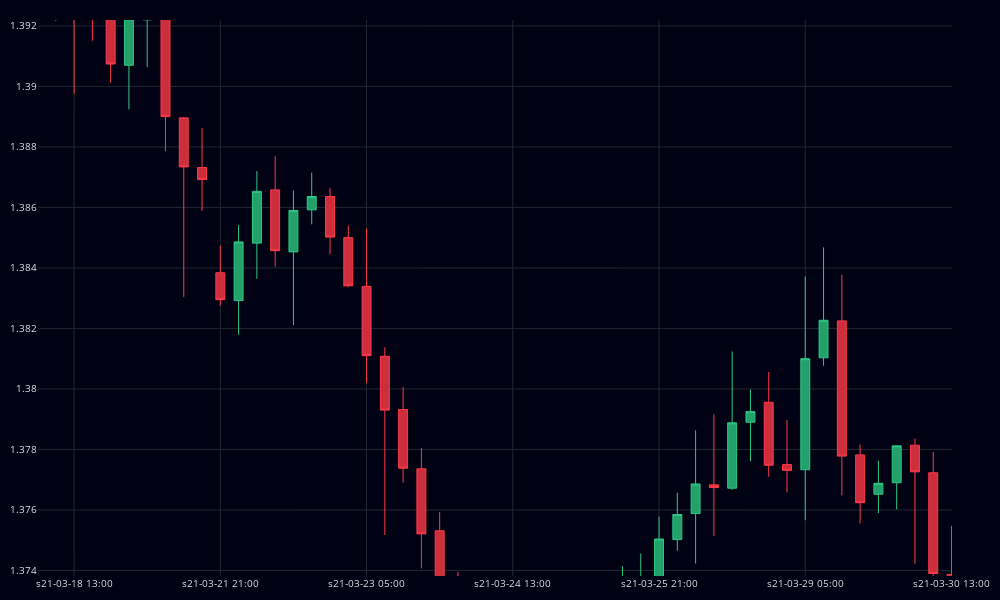

Source (notebook cell):
### Code cell
fig = go.Figure()

fig.add_trace(go.Candlestick(
    x=plot_df['s_time'],
    open=plot_df['mid_o'],
    high=plot_df['mid_h'],
    low=plot_df['mid_l'],
    close=plot_df['mid_c'],
    line={'width': 1},
    opacity=1,
    increasing_fillcolor='#24a06b',
    decreasing_fillcolor='#cc2e3c',
    increasing_line_color='#2ec886',
    decreasing_line_color='#ff3a4c'
))

fig.update_yaxes(
    gridcolor='#1f292f'
)

fig.update_xaxes(
    gridcolor='#1f292f',
    rangeslider={'visible': False},
    nticks=7
)

fig.update_layout(
    width=1000,
    height=600,
    margin={'l': 10, 'r': 10, 'b': 20, 't': 20},
    paper_bgcolor='#010114',
    plot_bgcolor='#010114',
    font={'size': 10, 'color': '#e1e1e1'}
)

fig.show()
